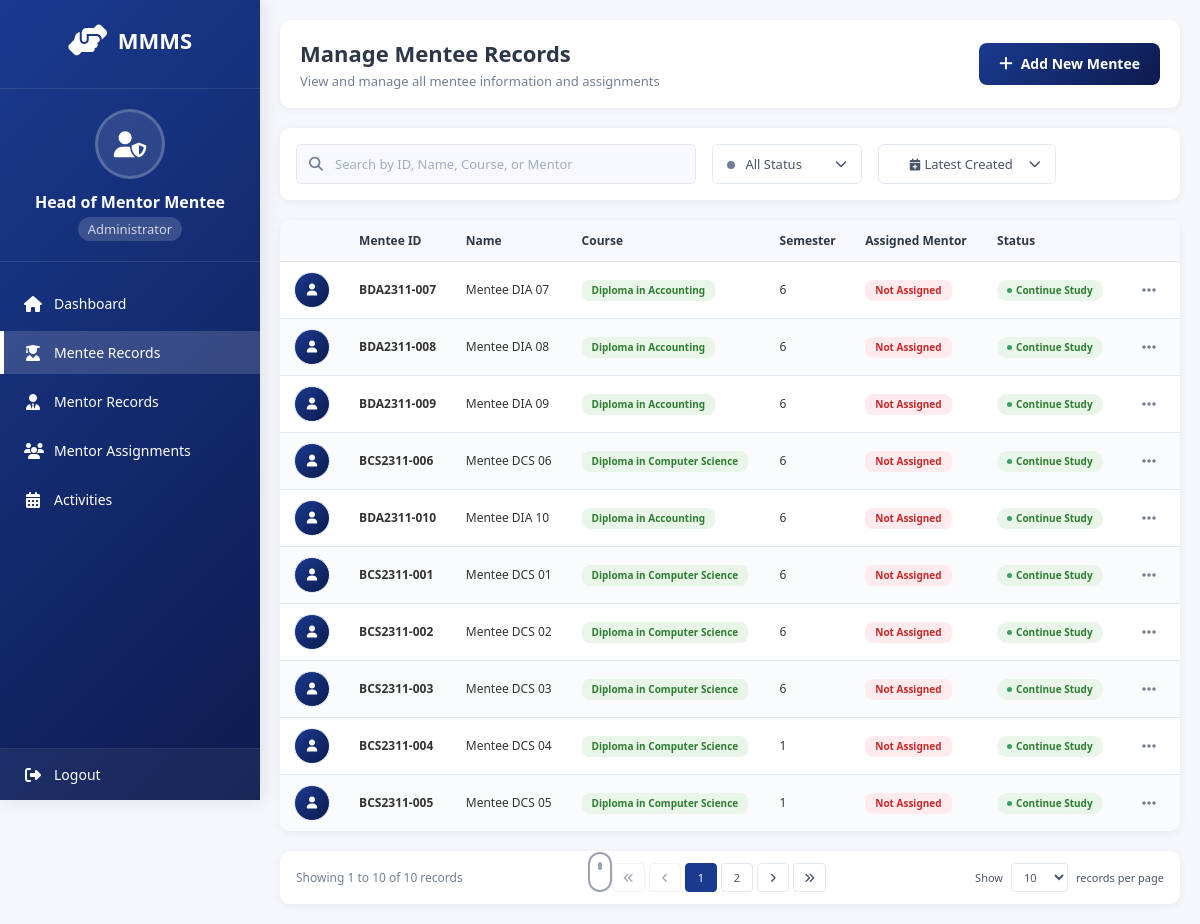
The page /mmms/head/mentees/ (signed in) on the database as committed earlier.
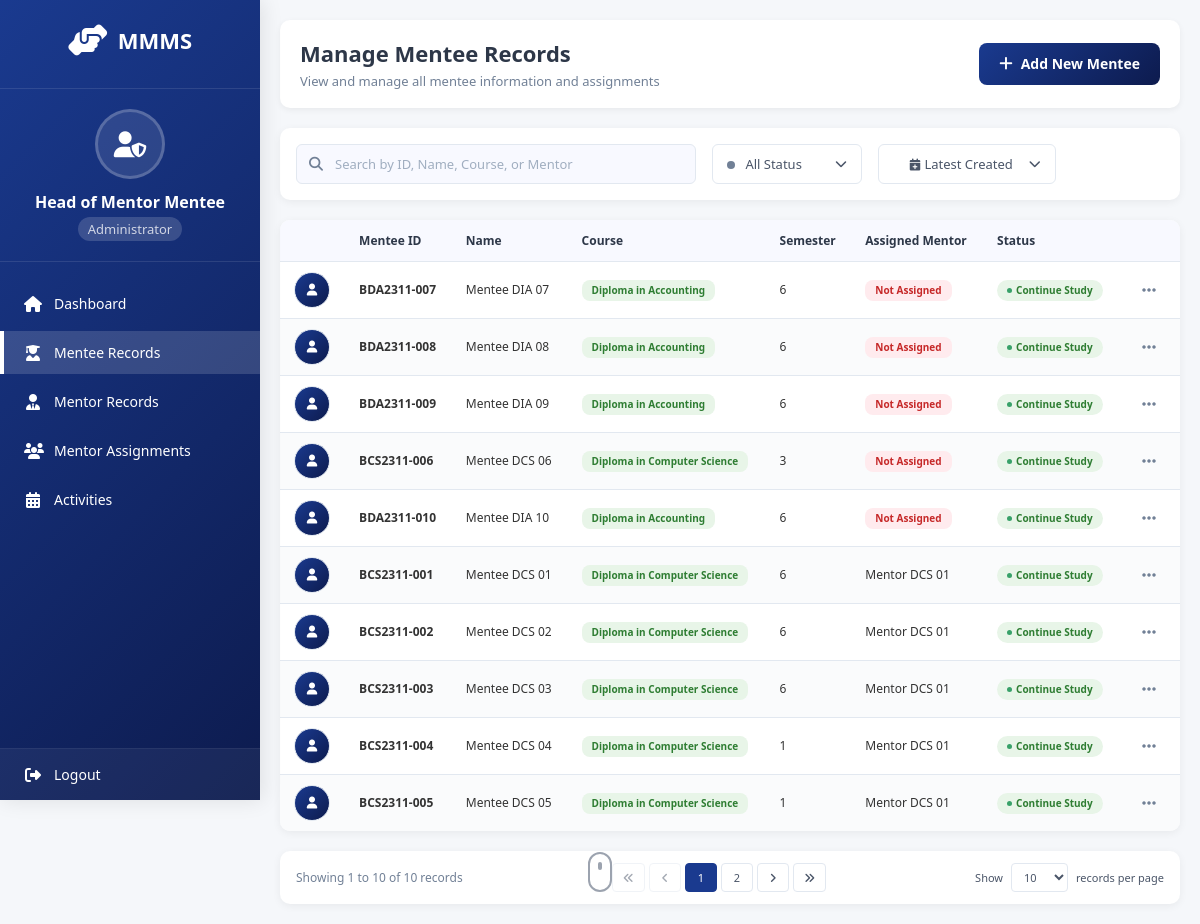
The same page on the database as committed later.
### system/models.py (models this page shows, shortened)
class Mentee(models.Model):
    STATUS_CHOICES = (
        ('active', 'Continue Study'),
        ('inactive', 'Not Continuing'),
        ('graduated', 'Graduated'),
    )
    GENDER_CHOICES = (
        ('male', 'Male'),
        ('female', 'Female'),
    )
    user = models.OneToOneField(settings.AUTH_USER_MODEL, on_delete=models.CASCADE)
    profile_picture = models.ImageField(upload_to='mentee_profile_pictures/', null=True, blank=True)
    MenteeID = models.CharField(max_length=12, primary_key=True)
    MenteeName = models.CharField(max_length=100)
    MenteeCourse = models.CharField(max_length=100)
    MenteeSemester = models.IntegerField()
    Year = models.IntegerField()
    MenteeJoinDate = models.DateField()
    MenteeEmail = models.EmailField()
    MenteePhone = models.CharField(max_length=15)
    MenteeIC = models.CharField(max_length=15)
    MenteeAddress = models.CharField(max_length=255)
    MenteePostcode = models.CharField(max_length=10)
    MenteeCity = models.CharField(max_length=50)
    MenteeState = models.CharField(max_length=50)
    MenteeRace = models.CharField(max_length=50)
    MenteeReligion = models.CharField(max_length=50)
    MenteeGender = models.CharField(max_length=10, choices=GENDER_CHOICES, default='male')
    MenteeStatus = models.CharField(max_length=20, choices=STATUS_CHOICES, default='active')
    MenteePreviousSchool = models.CharField(max_length=100)
    MenteeFatherName = models.CharField(max_length=100)
    MenteeFatherIC = models.CharField(max_length=15)
    MenteeFatherOccupation = models.CharField(max_length=100)
    MenteeFatherPhone = models.CharField(max_length=15)
    MenteeMotherName = models.CharField(max_length=100)
    MenteeMotherIC = models.CharField(max_length=15)
    MenteeMotherOccupation = models.CharField(max_length=100)
    MenteeMotherPhone = models.CharField(max_length=15)
    Sem1TargetGPA = models.DecimalField(max_digits=3, decimal_places=2, null=True, blank=True)
    Sem1ActualGPA = models.DecimalField(max_digits=3, decimal_places=2, null=True, blank=True)
    Sem2TargetGPA = models.DecimalField(max_digits=3, decimal_places=2, null=True, blank=True)
    Sem2ActualGPA = models.DecimalField(max_digits=3, decimal_places=2, null=True, blank=True)
    Sem3TargetGPA = models.DecimalField(max_digits=3, decimal_places=2, null=True, blank=True)
    Sem3ActualGPA = models.DecimalField(max_digits=3, decimal_places=2, null=True, blank=True)
    Sem4TargetGPA = models.DecimalField(max_digits=3, decimal_places=2, null=True, blank=True)
    Sem4ActualGPA = models.DecimalField(max_digits=3, decimal_places=2, null=True, blank=True)
    Sem5TargetGPA = models.DecimalField(max_digits=3, decimal_places=2, null=True, blank=True)
    Sem5ActualGPA = models.DecimalField(max_digits=3, decimal_places=2, null=True, blank=True)
    Sem6TargetGPA = models.DecimalField(max_digits=3, decimal_places=2, null=True, blank=True)
    Sem6ActualGPA = models.DecimalField(max_digits=3, decimal_places=2, null=True, blank=True)
    TargetCGPA = models.DecimalField(max_digits=3, decimal_places=2, null=True, blank=True)
    CurrentCGPA = models.DecimalField(max_digits=3, decimal_places=2, null=True, blank=True)
    MenteeAcademicGoals = models.TextField(blank=True)
    MenteeStudyHabits = models.TextField(blank=True)
    MenteeSubjects = models.TextField(blank=True)
    MenteeExtracurricular = models.TextField(blank=True)
    AcademicSupportNeeds = models.TextField(blank=True)
    assigned_mentor = models.ForeignKey('Mentor', on_delete=models.SET_NULL, null=True, blank=True)

class Mentor(models.Model):
    user = models.OneToOneField(settings.AUTH_USER_MODEL, on_delete=models.CASCADE)
    profile_picture = models.ImageField(upload_to='mentor_profile_pictures/', null=True, blank=True)
    MentorID = models.CharField(max_length=12, primary_key=True)
    MentorName = models.CharField(max_length=100)
    MentorEmail = models.EmailField()
    MentorPhone = models.CharField(max_length=15)
    MentorIC = models.CharField(max_length=15)
    MentorAddress = models.CharField(max_length=255)
    MentorPostcode = models.CharField(max_length=10)
    MentorCity = models.CharField(max_length=50)
    MentorState = models.CharField(max_length=50)
    MentorRace = models.CharField(max_length=50)
    MentorReligion = models.CharField(max_length=50)
    MentorDepartment = models.CharField(max_length=100)
    MaxMentees = models.IntegerField(default=20)
    CurrentMentees = models.IntegerField(default=0)
    MentorJoinDate = models.DateField()

### system/views.py (the view, shortened to what this page needs)
# urls.py: path('head/mentees/', views.manage_mentees, name='manage_mentees'),
@login_required
def manage_mentees(request):
    if request.user.role != 'head':
        messages.error(request, 'Access denied. Head role required.')
        return redirect('homepage')
    def get_course_full_name(course_code):
        course_mapping = {
            'CS': 'Diploma in Computer Science',
            'DA': 'Diploma in Accounting',
            'DB': 'Diploma in Business Studies',
            'LH': 'Diploma in Landscape Horticulture',
            'IEP': 'Intensive English Programme',
            'CFAB': 'Certificate in Finance, Accountancy and Business',
            'Diploma in Computer Science': 'Diploma in Computer Science',
            'Diploma in Accounting': 'Diploma in Accounting',
            'Diploma in Business Studies': 'Diploma in Business Studies',
            'Diploma in Landscape Horticulture': 'Diploma in Landscape Horticulture',
            'Intensive English Programme': 'Intensive English Programme',
            'Certificate in Finance, Accountancy and Business': 'Certificate in Finance, Accountancy and Business'
        }
        return course_mapping.get(course_code, course_code)
    mentees = Mentee.objects.all().select_related('assigned_mentor').order_by('MenteeID')
    active_mentees_count = mentees.filter(MenteeStatus='active').count()
    unassigned_mentees_count = mentees.filter(assigned_mentor__isnull=True).count()
    male_count = mentees.filter(MenteeGender='male').count()
    female_count = mentees.filter(MenteeGender='female').count()
    search_query = request.GET.get('search', '')
    for mentee in mentees:
        mentee.display_course = get_course_full_name(mentee.MenteeCourse)
    per_page = request.GET.get('per_page', 10)  # Default to 10 per page
    try:
        per_page = int(per_page)
        valid_per_page_values = [10, 25, 50, 100]
        if per_page not in valid_per_page_values:
            per_page = 10
    except ValueError:
        per_page = 10
    paginator = Paginator(mentees, per_page)
    page_number = request.GET.get('page')
    try:
        page_obj = paginator.get_page(page_number)
    except PageNotAnInteger:
        page_obj = paginator.page(1)
    except EmptyPage:
        page_obj = paginator.page(paginator.num_pages)
    context = {
        'mentees': page_obj,  # Use page_obj instead of queryset
        'page_obj': page_obj,  # For template pagination controls
        'active_mentees_count': active_mentees_count,
        'unassigned_mentees_count': unassigned_mentees_count,
        'male_count': male_count,
        'female_count': female_count,
        'search_query': search_query,
        'per_page': per_page,  # Pass per_page value to template
    }
    return render(request, 'manage_mentees.html', context)

### system/templates/manage_mentees.html (shortened to what the changed rows need)
<!DOCTYPE html>
<html lang="en">
<head>
    <link rel="stylesheet" href="https://cdnjs.cloudflare.com/ajax/libs/font-awesome/6.4.0/css/all.min.css">
</head>
<body>
    <div class="main-content">
        <div class="content-header">
            <div>
                <h1>Manage Mentee Records</h1>
            </div>
        </div>
        {% if mentees %}
        <div class="mentee-table-container">
            <table class="mentee-table" id="menteeTable">
                <thead>
                    <tr>
                        <th></th>
                        <th>Mentee ID</th>
                        <th>Name</th>
                        <th>Course</th>
                        <th>Semester</th>
                        <th>Assigned Mentor</th>
                        <th>Status</th>
                        <th></th>
                    </tr>
                </thead>
                <tbody id="menteeTableBody">
                    {% for mentee in mentees %}
                    <tr class="mentee-row" data-status="{{ mentee.MenteeStatus }}"
                        data-gender="{{ mentee.MenteeGender }}"
                        data-assigned="{% if mentee.assigned_mentor %}assigned{% else %}unassigned{% endif %}"
                        data-view-url="{% url 'view_mentee' mentee.MenteeID %}" data-mentee-id="{{ mentee.MenteeID }}"
                        data-mentee-name="{{ mentee.MenteeName }}"
                        data-created-date="{{ mentee.MenteeJoinDate|date:'Y-m-d' }}">
                        <td>
                            {% if mentee.profile_picture %}
                            <img src="{{ mentee.profile_picture.url }}" alt="{{ mentee.MenteeName }}"
                                class="profile-picture">
                            {% else %}
                            <div class="profile-picture-placeholder">
                                <i class="fas fa-user"></i>
                            </div>
                            {% endif %}
                        </td>
                        <td><strong>{{ mentee.MenteeID }}</strong></td>
                        <td>{{ mentee.MenteeName }}</td>
                        <td>
                            <span class="course-badge">{{ mentee.display_course }}</span>
                        </td>
                        <td>{{ mentee.MenteeSemester }}</td>
                        <td>
                            {% if mentee.assigned_mentor %}
                            {{ mentee.assigned_mentor.MentorName }}
                            {% else %}
                            <span class="unassigned-badge">Not Assigned</span>
                            {% endif %}
                        </td>
                        <td>
                            <span class="status-{{ mentee.MenteeStatus }}">
                                {{ mentee.get_MenteeStatus_display }}
                            </span>
                        </td>
                        <td>
                            <div class="dropdown" id="dropdown-{{ mentee.MenteeID }}">
                                <button class="dropdown-toggle" type="button"
                                    onclick="toggleDropdown('{{ mentee.MenteeID }}', event)">
                                    <i class="fas fa-ellipsis-h"></i>
                                </button>
                            </div>
                        </td>
                    </tr>
                    {% endfor %}
                </tbody>
            </table>
        </div>
        {% endif %}
    </div>
</body>
</html>

Rows that differ between the two databases and show on the page:
changed Mentee "BCS2311-001": assigned_mentor.MentorName (not shown) → "Mentor DCS 01"; no longer shows "Not Assigned"
changed Mentee "BCS2311-002": assigned_mentor.MentorName (not shown) → "Mentor DCS 01"; no longer shows "Not Assigned"
changed Mentee "BCS2311-003": assigned_mentor.MentorName (not shown) → "Mentor DCS 01"; no longer shows "Not Assigned"
changed Mentee "BCS2311-004": assigned_mentor.MentorName (not shown) → "Mentor DCS 01"; no longer shows "Not Assigned"
changed Mentee "BCS2311-005": assigned_mentor.MentorName (not shown) → "Mentor DCS 01"; no longer shows "Not Assigned"
changed Mentee "BCS2311-006": MenteeSemester "6" → "3"
